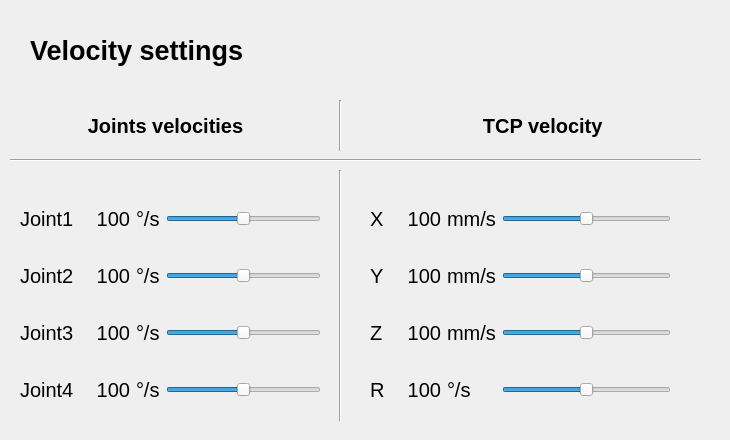
   <widget class="QWidget" name="SpeedTab">
    <attribute name="title">
     <string>Speed</string>
    </attribute>
    <widget class="QWidget" name="layoutWidget_8">
     <property name="geometry">
      <rect>
       <x>370</x>
       <y>180</y>
       <width>301</width>
       <height>251</height>
      </rect>
     </property>
     <layout class="QGridLayout" name="TCPVelLayout">
      <item row="3" column="3">
       <widget class="QSlider" name="RVelSlider">
        <property name="minimum">
         <number>1</number>
        </property>
        <property name="maximum">
         <number>200</number>
        </property>
        <property name="pageStep">
         <number>0</number>
        </property>
        <property name="value">
         <number>100</number>
        </property>
        <property name="orientation">
         <enum>Qt::Horizontal</enum>
        </property>
       </widget>
      </item>
      <item row="2" column="3">
       <widget class="QSlider" name="ZVelSlider">
        <property name="minimum">
         <number>1</number>
        </property>
        <property name="maximum">
         <number>200</number>
        </property>
        <property name="pageStep">
         <number>0</number>
        </property>
        <property name="value">
         <number>100</number>
        </property>
        <property name="orientation">
         <enum>Qt::Horizontal</enum>
        </property>
       </widget>
      </item>
      <item row="3" column="0">
       <widget class="QLabel" name="RVelLabel">
        <property name="font">
         <font>
          <pointsize>15</pointsize>
         </font>
        </property>
        <property name="text">
         <string>R</string>
        </property>
       </widget>
      </item>
      <item row="0" column="0">
       <widget class="QLabel" name="XVelLabel">
        <property name="font">
         <font>
          <pointsize>15</pointsize>
         </font>
        </property>
        <property name="text">
         <string>X</string>
        </property>
       </widget>
      </item>
      <item row="1" column="0">
       <widget class="QLabel" name="YVelLabel">
        <property name="font">
         <font>
          <pointsize>15</pointsize>
         </font>
        </property>
        <property name="text">
         <string>Y</string>
        </property>
       </widget>
      </item>
      <item row="0" column="3">
       <widget class="QSlider" name="XVelSlider">
        <property name="minimum">
         <number>1</number>
        </property>
        <property name="maximum">
         <number>200</number>
        </property>
        <property name="pageStep">
         <number>0</number>
        </property>
        <property name="value">
         <number>100</number>
        </property>
        <property name="orientation">
         <enum>Qt::Horizontal</enum>
        </property>
       </widget>
      </item>
      <item row="2" column="0">
       <widget class="QLabel" name="ZVelLabel">
        <property name="font">
         <font>
          <pointsize>15</pointsize>
         </font>
        </property>
        <property name="text">
         <string>Z</string>
        </property>
       </widget>
      </item>
      <item row="1" column="3">
       <widget class="QSlider" name="YVelSlider">
        <property name="minimum">
         <number>1</number>
        </property>
        <property name="maximum">
         <number>200</number>
        </property>
        <property name="pageStep">
         <number>0</number>
        </property>
        <property name="value">
         <number>100</number>
        </property>
        <property name="orientation">
         <enum>Qt::Horizontal</enum>
        </property>
       </widget>
      </item>
      <item row="3" column="2">
       <widget class="QLabel" name="RVelUnit">
        <property name="font">
         <font>
          <pointsize>15</pointsize>
         </font>
        </property>
        <property name="text">
         <string>°/s</string>
        </property>
       </widget>
      </item>
      <item row="2" column="2">
       <widget class="QLabel" name="ZVelUnit">
        <property name="font">
         <font>
          <pointsize>15</pointsize>
         </font>
        </property>
        <property name="text">
         <string>mm/s</string>
        </property>
       </widget>
      </item>
      <item row="1" column="2">
       <widget class="QLabel" name="YVelUnit">
        <property name="font">
         <font>
          <pointsize>15</pointsize>
         </font>
        </property>
        <property name="text">
         <string>mm/s</string>
        </property>
       </widget>
      </item>
      <item row="0" column="2">
       <widget class="QLabel" name="XVelUnit">
        <property name="font">
         <font>
          <pointsize>15</pointsize>
         </font>
        </property>
        <property name="text">
         <string>mm/s</string>
        </property>
       </widget>
      </item>
      <item row="1" column="1">
       <widget class="QLabel" name="YVel">
        <property name="minimumSize">
         <size>
          <width>50</width>
          <height>0</height>
         </size>
        </property>
        <property name="font">
         <font>
          <pointsize>15</pointsize>
         </font>
        </property>
        <property name="text">
         <string>100</string>
        </property>
        <property name="alignment">
         <set>Qt::AlignRight|Qt::AlignTrailing|Qt::AlignVCenter</set>
        </property>
       </widget>
      </item>
      <item row="2" column="1">
       <widget class="QLabel" name="ZVel">
        <property name="minimumSize">
         <size>
          <width>50</width>
          <height>0</height>
         </size>
        </property>
        <property name="font">
         <font>
          <pointsize>15</pointsize>
         </font>
        </property>
        <property name="text">
         <string>100</string>
        </property>
        <property name="alignment">
         <set>Qt::AlignRight|Qt::AlignTrailing|Qt::AlignVCenter</set>
        </property>
       </widget>
      </item>
      <item row="3" column="1">
       <widget class="QLabel" name="RVel">
        <property name="minimumSize">
         <size>
          <width>50</width>
          <height>0</height>
         </size>
        </property>
        <property name="font">
         <font>
          <pointsize>15</pointsize>
         </font>
        </property>
        <property name="text">
         <string>100</string>
        </property>
        <property name="alignment">
         <set>Qt::AlignRight|Qt::AlignTrailing|Qt::AlignVCenter</set>
        </property>
       </widget>
      </item>
      <item row="0" column="1">
       <widget class="QLabel" name="XVel">
        <property name="minimumSize">
         <size>
          <width>50</width>
          <height>0</height>
         </size>
        </property>
        <property name="font">
         <font>
          <pointsize>15</pointsize>
         </font>
        </property>
        <property name="text">
         <string>100</string>
        </property>
        <property name="alignment">
         <set>Qt::AlignRight|Qt::AlignTrailing|Qt::AlignVCenter</set>
        </property>
       </widget>
      </item>
     </layout>
    </widget>
    <widget class="QLabel" name="VelocityTitle">
     <property name="geometry">
      <rect>
       <x>30</x>
       <y>20</y>
       <width>341</width>
       <height>61</height>
      </rect>
     </property>
     <property name="font">
      <font>
       <pointsize>20</pointsize>
       <weight>75</weight>
       <bold>true</bold>
      </font>
     </property>
     <property name="text">
      <string>Velocity settings</string>
     </property>
    </widget>
    <widget class="QLabel" name="TCPLabel">
     <property name="geometry">
      <rect>
       <x>370</x>
       <y>100</y>
       <width>351</width>
       <height>51</height>
      </rect>
     </property>
     <property name="font">
      <font>
       <pointsize>15</pointsize>
       <weight>75</weight>
       <bold>true</bold>
      </font>
     </property>
     <property name="text">
      <string>TCP velocity </string>
     </property>
     <property name="alignment">
      <set>Qt::AlignCenter</set>
     </property>
    </widget>
    <widget class="QLabel" name="JointVelLabel">
     <property name="geometry">
      <rect>
       <x>20</x>
       <y>100</y>
       <width>291</width>
       <height>51</height>
      </rect>
     </property>
     <property name="font">
      <font>
       <pointsize>15</pointsize>
       <weight>75</weight>
       <bold>true</bold>
      </font>
     </property>
     <property name="text">
      <string>Joints velocities</string>
     </property>
     <property name="alignment">
      <set>Qt::AlignCenter</set>
     </property>
    </widget>
    <widget class="QLabel" name="SpeedometerIcon">
     <property name="geometry">
      <rect>
       <x>350</x>
       <y>20</y>
       <width>81</width>
       <height>51</height>
      </rect>
     </property>
     <property name="text">
      <string/>
     </property>
     <property name="pixmap">
      <pixmap>images/velocity.png</pixmap>
     </property>
     <property name="scaledContents">
      <bool>true</bool>
     </property>
    </widget>
    <widget class="Line" name="SpeedVLine2">
     <property name="geometry">
      <rect>
       <x>330</x>
       <y>170</y>
       <width>20</width>
       <height>251</height>
      </rect>
     </property>
     <property name="orientation">
      <enum>Qt::Vertical</enum>
     </property>
    </widget>
    <widget class="Line" name="SpeedHLine">
     <property name="geometry">
      <rect>
       <x>10</x>
       <y>150</y>
       <width>691</width>
       <height>20</height>
      </rect>
     </property>
     <property name="orientation">
      <enum>Qt::Horizontal</enum>
     </property>
    </widget>
    <widget class="Line" name="SpeedVLine1">
     <property name="geometry">
      <rect>
       <x>330</x>
       <y>100</y>
       <width>20</width>
       <height>51</height>
      </rect>
     </property>
     <property name="orientation">
      <enum>Qt::Vertical</enum>
     </property>
    </widget>
    <widget class="QWidget" name="layoutWidget">
     <property name="geometry">
      <rect>
       <x>20</x>
       <y>180</y>
       <width>301</width>
       <height>251</height>
      </rect>
     </property>
     <layout class="QGridLayout" name="JointVelLayout">
      <item row="1" column="0">
       <widget class="QLabel" name="Joint2NameLabel">
        <property name="font">
         <font>
          <pointsize>15</pointsize>
         </font>
        </property>
        <property name="text">
         <string>Joint2</string>
        </property>
       </widget>
      </item>
      <item row="3" column="3">
       <widget class="QSlider" name="Joint4VelSlider">
        <property name="minimum">
         <number>1</number>
        </property>
        <property name="maximum">
         <number>200</number>
        </property>
        <property name="pageStep">
         <number>0</number>
        </property>
        <property name="value">
         <number>100</number>
        </property>
        <property name="orientation">
         <enum>Qt::Horizontal</enum>
        </property>
       </widget>
      </item>
      <item row="0" column="3">
       <widget class="QSlider" name="Joint1VelSlider">
        <property name="minimum">
         <number>1</number>
        </property>
        <property name="maximum">
         <number>200</number>
        </property>
        <property name="pageStep">
         <number>0</number>
        </property>
        <property name="value">
         <number>100</number>
        </property>
        <property name="orientation">
         <enum>Qt::Horizontal</enum>
        </property>
       </widget>
      </item>
      <item row="2" column="0">
       <widget class="QLabel" name="Joint3NameLabel">
        <property name="font">
         <font>
          <pointsize>15</pointsize>
         </font>
        </property>
        <property name="text">
         <string>Joint3</string>
        </property>
       </widget>
      </item>
      <item row="2" column="3">
       <widget class="QSlider" name="Joint3VelSlider">
        <property name="minimum">
         <number>1</number>
        </property>
        <property name="maximum">
         <number>200</number>
        </property>
        <property name="pageStep">
         <number>0</number>
        </property>
        <property name="value">
         <number>100</number>
        </property>
        <property name="orientation">
         <enum>Qt::Horizontal</enum>
        </property>
       </widget>
      </item>
      <item row="1" column="3">
       <widget class="QSlider" name="Joint2VelSlider">
        <property name="minimum">
         <number>1</number>
        </property>
        <property name="maximum">
         <number>200</number>
        </property>
        <property name="pageStep">
         <number>0</number>
        </property>
        <property name="value">
         <number>100</number>
        </property>
        <property name="orientation">
         <enum>Qt::Horizontal</enum>
        </property>
       </widget>
      </item>
      <item row="0" column="0">
       <widget class="QLabel" name="Joint1NameLabel">
        <property name="font">
         <font>
          <pointsize>15</pointsize>
         </font>
        </property>
        <property name="text">
         <string>Joint1</string>
        </property>
       </widget>
      </item>
      <item row="3" column="0">
       <widget class="QLabel" name="Joint4NameLabel">
        <property name="font">
         <font>
          <pointsize>15</pointsize>
         </font>
        </property>
        <property name="text">
         <string>Joint4</string>
        </property>
       </widget>
      </item>
      <item row="0" column="2">
       <widget class="QLabel" name="UnitDegSec1">
        <property name="font">
         <font>
          <pointsize>15</pointsize>
         </font>
        </property>
        <property name="text">
         <string>°/s</string>
        </property>
       </widget>
      </item>
      <item row="3" column="2">
       <widget class="QLabel" name="UnitDegSec4">
        <property name="font">
         <font>
          <pointsize>15</pointsize>
         </font>
        </property>
        <property name="text">
         <string>°/s</string>
        </property>
       </widget>
      </item>
      <item row="2" column="2">
       <widget class="QLabel" name="UnitDegSec3">
        <property name="font">
         <font>
          <pointsize>15</pointsize>
         </font>
        </property>
        <property name="text">
         <string>°/s</string>
        </property>
       </widget>
      </item>
      <item row="1" column="2">
       <widget class="QLabel" name="UnitDegSec2">
        <property name="font">
         <font>
          <pointsize>15</pointsize>
         </font>
        </property>
        <property name="text">
         <string>°/s</string>
        </property>
       </widget>
      </item>
      <item row="1" column="1">
       <widget class="QLabel" name="JT2Vel">
        <property name="minimumSize">
         <size>
          <width>50</width>
          <height>0</height>
         </size>
        </property>
        <property name="font">
         <font>
          <pointsize>15</pointsize>
         </font>
        </property>
        <property name="text">
         <string>100</string>
        </property>
        <property name="alignment">
         <set>Qt::AlignRight|Qt::AlignTrailing|Qt::AlignVCenter</set>
        </property>
       </widget>
      </item>
      <item row="2" column="1">
       <widget class="QLabel" name="JT3Vel">
        <property name="minimumSize">
         <size>
          <width>50</width>
          <height>0</height>
         </size>
        </property>
        <property name="font">
         <font>
          <pointsize>15</pointsize>
         </font>
        </property>
        <property name="text">
         <string>100</string>
        </property>
        <property name="alignment">
         <set>Qt::AlignRight|Qt::AlignTrailing|Qt::AlignVCenter</set>
        </property>
       </widget>
      </item>
      <item row="3" column="1">
       <widget class="QLabel" name="JT4Vel">
        <property name="minimumSize">
         <size>
          <width>50</width>
          <height>0</height>
         </size>
        </property>
        <property name="font">
         <font>
          <pointsize>15</pointsize>
         </font>
        </property>
        <property name="text">
         <string>100</string>
        </property>
        <property name="alignment">
         <set>Qt::AlignRight|Qt::AlignTrailing|Qt::AlignVCenter</set>
        </property>
       </widget>
      </item>
      <item row="0" column="1">
       <widget class="QLabel" name="JT1Vel">
        <property name="minimumSize">
         <size>
          <width>50</width>
          <height>0</height>
         </size>
        </property>
        <property name="font">
         <font>
          <pointsize>15</pointsize>
         </font>
        </property>
        <property name="text">
         <string>100</string>
        </property>
        <property name="alignment">
         <set>Qt::AlignRight|Qt::AlignTrailing|Qt::AlignVCenter</set>
        </property>
       </widget>
      </item>
     </layout>
    </widget>
   </widget>
